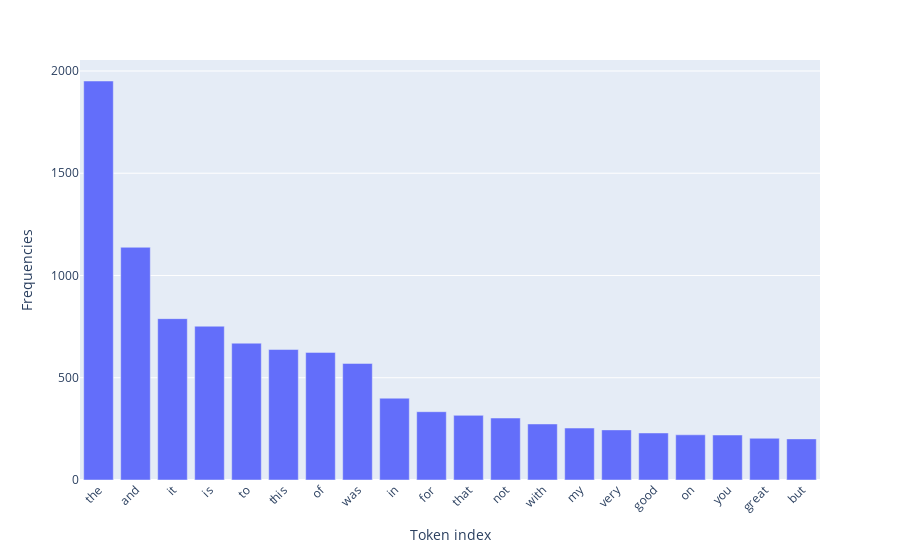

The notebook cell this image was saved under:
### Code cell
# Polt the top 20 terms that appear frequently in the whole dataset
x_selected = [count_vect.get_feature_names()[i] for i in X_top_20]
y_selected = sorted(term_frequencies, reverse = True)[:20]

fig = px.bar(x=x_selected, y=y_selected)

fig.update_xaxes(tickangle=315)
fig.update_layout(xaxis_title="Token index", yaxis_title="Frequencies")

fig.show()

### Figure 1 — Plotly figure (JSON) as saved in the notebook; plotly's stock layout.template omitted (floating-point values rounded to 4 significant figures)
{"data": [{"alignmentgroup": "True", "hovertemplate": "x=%{x}<br>y=%{y}<extra></extra>", "legendgroup": "", "marker": {"color": "#636efa", "pattern": {"shape": ""}}, "name": "", "offsetgroup": "", "orientation": "v", "showlegend": false, "textposition": "auto", "type": "bar", "x": ["the", "and", "it", "is", "to", "this", "of", "was", "in", "for", "that", "not", "with", "my", "very", "good", "on", "you", "great", "but"], "xaxis": "x", "y": [1951, 1138, 789, 752, 669, 638, 624, 570, 400, 334, 316, 303, 274, 254, 245, 230, 221, 220, 204, 201], "yaxis": "y"}], "layout": {"barmode": "relative", "legend": {"tracegroupgap": 0}, "margin": {"t": 60}, "xaxis": {"anchor": "y", "domain": [0, 1], "tickangle": -45, "title": {"text": "Token index"}}, "yaxis": {"anchor": "x", "domain": [0, 1], "title": {"text": "Frequencies"}}}}
